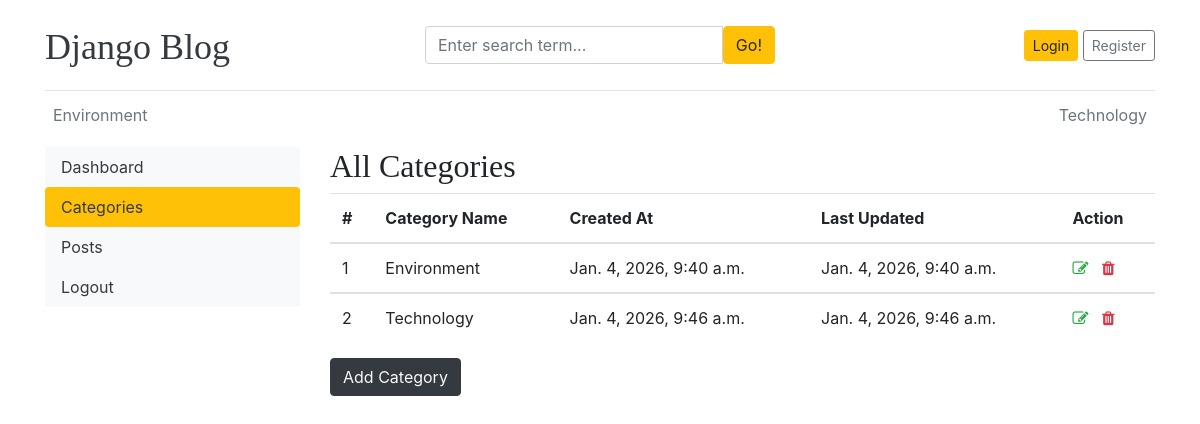
/dashboard/categories/, run on the app's committed database.
### blogs/models.py (models this page shows)
class Category(models.Model):
    category_name = models.CharField(max_length=50, unique=True)
    created_at = models.DateTimeField(auto_now_add=True)
    updated_at = models.DateTimeField(auto_now=True)
    class Meta:
        verbose_name_plural = 'categories'
    def __str__(self):
        return self.category_name

### dashboards/views.py (the view)
# urls.py: path('categories/', views.categories,name='categories'),
def categories(request):
    return render(request, 'dashboard/categories.html')

### blogs/context_processors.py (called while the page is built)
def get_categories(request):
    categories = Category.objects.all()
    return dict(categories=categories)

### templates/dashboard/categories.html (shortened to what this page needs)
{%extends 'base.html'%}
{%block content%}
<div class="row">
    {%include 'dashboard/sidebar.html'%}
    <div class="col-md-9">
    <h2>All Categories</h2>
        <table class="table table-hover">
  <thead>
    <tr>
      <th>#</th>
      <th>Category Name</th>
      <th>Created At</th>
      <th>Last Updated</th>
      <th>Action</th>
    </tr>
  </thead>
  {%for cat in categories%}
  <tbody>
    <tr>
      <td>{{forloop.counter}}</td>
      <td>{{cat}}</td>
      <td>{{cat.created_at}}</td>
      <td>{{cat.updated_at}}</td>
      <td>
        <a href="{%url 'edit_category' cat.id%}" class="text-success"><i class="fa fa-edit"></i></a>
        <a href="{%url 'delete_category' cat.id%}" class="text-danger"><i class="fa fa-trash"></i></a>
      </td>
    </tr>
  </tbody>
  {%endfor%}
</table>
    <a class="btn btn-dark text-light" href="{%url 'add_category'%}">Add Category</a>
    </div>
</div>
{%endblock%}

### templates/base.html (shortened to what this page needs)
{% load static %}
<!DOCTYPE html>
<html lang="en">
<head>
    <link href="https://getbootstrap.com/docs/4.0/dist/css/bootstrap.min.css" rel="stylesheet">
    <link href="{% static 'css/blog.css' %}" rel="stylesheet">
    <link rel="stylesheet" href="https://cdnjs.cloudflare.com/ajax/libs/font-awesome/4.7.0/css/font-awesome.min.css">
  </head>
<body>
    <div class="container">
      <header class="blog-header py-3">
        <div class="row flex-nowrap justify-content-between align-items-center">
          <div class="col-4 pt-1">
            <a class="blog-header-logo text-dark" href="/">Django Blog</a>
          </div>
          <div class='col-4'>
            <form action="{% url 'search' %}" method="GET">
              <div class="input-group">
                        <input class="form-control" type="text" name="keyword" value= "{{keyword}}" placeholder="Enter search term..." aria-label="Enter search term..." aria-describedby="button-search" />
                        <button type="submit" class="btn btn-warning" id="button-search" type="button">Go!</button>
                </div>
            </form>
          </div>
          <div class="col-4 d-flex justify-content-end align-items-center">
            {% if not user.is_authenticated%}
            <a class="btn btn-sm btn-warning" href="{%url 'login'%}">Login</a> &nbsp;
            <a class="btn btn-sm btn-outline-secondary" href="{%url 'register'%}">Register</a>
            {%else%}
            <span><a href="{%url 'dashboard'%}">Dashboard</a></span>
            &emsp;
            <span><a href="{%url 'logout'%}">Logout</a></span>
            {%endif%}
          </div>
        </div>
      </header>
      <div class="nav-scroller py-1 mb-2">
        <nav class="nav d-flex justify-content-between">
          {% for cat in categories %}
          <a class="p-2 text-muted" href="{%url 'posts_by_category' cat.id%}">{{cat.category_name}}</a>
          {%endfor%}
        </nav>
      </div>
{% block content %}
{% endblock  %}

### blog_main/static/css/blog.css (style rules this page uses)
.blog-header { border-bottom: 1px solid #e5e5e5; }
.blog-header-logo { font-family: "Playfair Display", Georgia, "Times New Roman", serif; font-size: 2.25rem; }
h1, h2, h3, h4, h5, h6 { font-family: "Playfair Display", Georgia, "Times New Roman", serif; }

### data on the page
Category: category_name "Environment", created_at "Jan. 4, 2026, 9:40 a.m.", updated_at "Jan. 4, 2026, 9:40 a.m."
Category: category_name "Technology", created_at "Jan. 4, 2026, 9:46 a.m.", updated_at "Jan. 4, 2026, 9:46 a.m."
